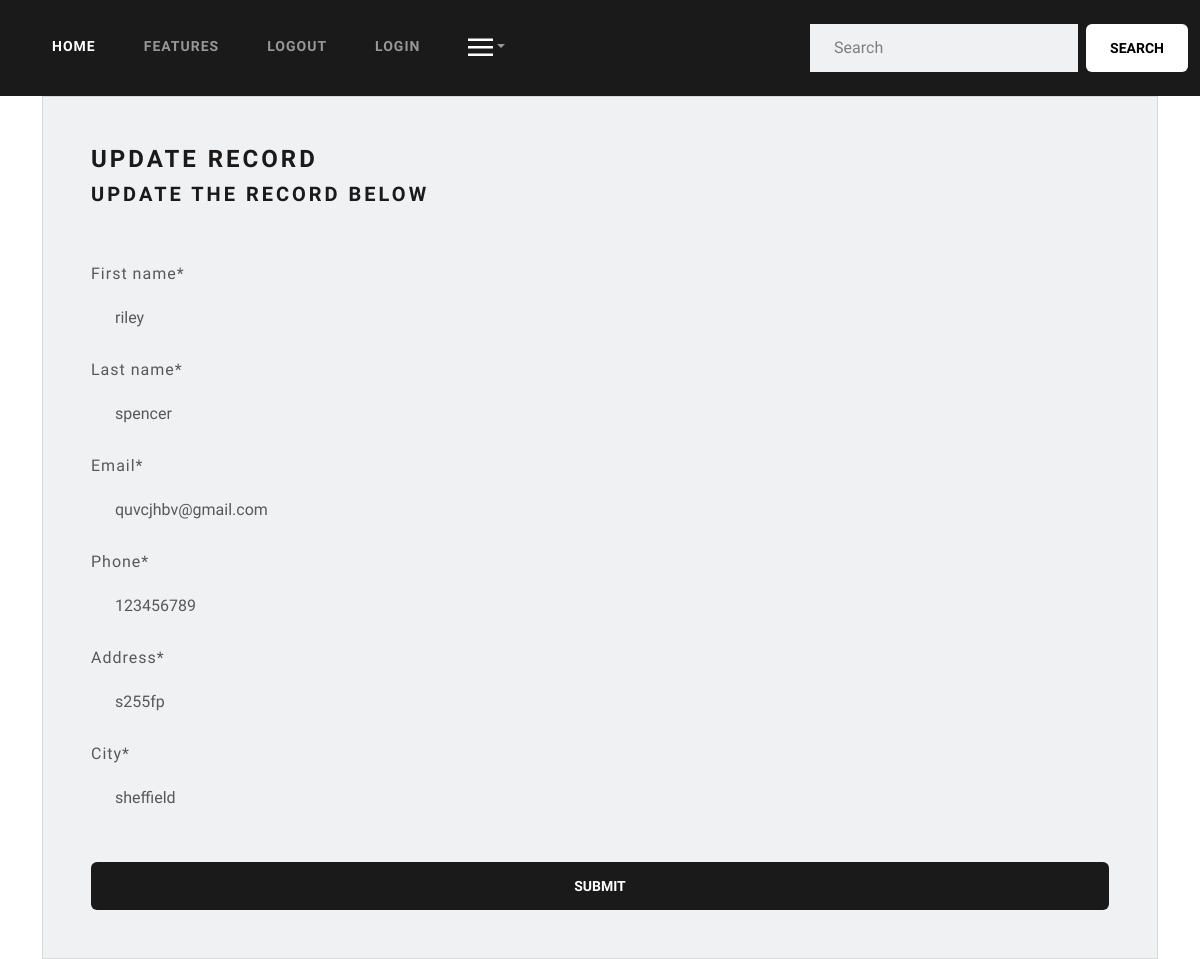
The page /update_record/1 (signed in) on the database its author committed.
### website/models.py (models this page shows, shortened)
class Record(models.Model):
    first_name = models.CharField(max_length=50)
    last_name = models.CharField(max_length=100)
    email = models.CharField(max_length=255)
    phone = models.CharField(max_length=10)
    address = models.CharField(max_length=200)
    city = models.CharField(max_length=200)
    creation_data = models.DateTimeField(auto_now_add=True)

### website/views.py (the view)
# urls.py: path('update_record/<int:pk>', views.update_record, name="update_record")
@login_required(login_url="login")
def update_record(request, pk):
    record = Record.objects.get(id=pk)
    form = UpdateRecordForm(instance=record)
    if request.method == "POST":
        form = UpdateRecordForm(request.POST, instance=record)
        if form.is_valid():
            form.save()
            return redirect("dashboard")
    context = {'update_form': form}
    return render(request, 'pages/update_record.html', context=context)

### website/forms.py
class UpdateRecordForm(forms.ModelForm):
    class Meta:
        model = Record
        fields = ['first_name', 'last_name', 'email', 'phone', 'address', 'city']

### website/templates/pages/update_record.html (shortened to what this page needs)
{% extends 'pages/base.html' %}
{% load crispy_forms_tags %}
{% block content %}
<div class="container bg-light p-5 form-layout">
    <h3>
        Update Record
    </h3>
    <h4>
        Update The Record Below
    </h4>
    <br>
    <form method="POST" autocomplete="off">
        {{update_form|crispy}}
        <br>
        <button type="submit" class="btn btn-primary w-100 btn-block">
            Submit
        </button>
    </form>
</div>
{% endblock %}

### rows shown on the page
Record: first_name "riley", last_name "spencer", email "quvcjhbv@gmail.com", phone "123456789", address "s255fp", city "sheffield"
